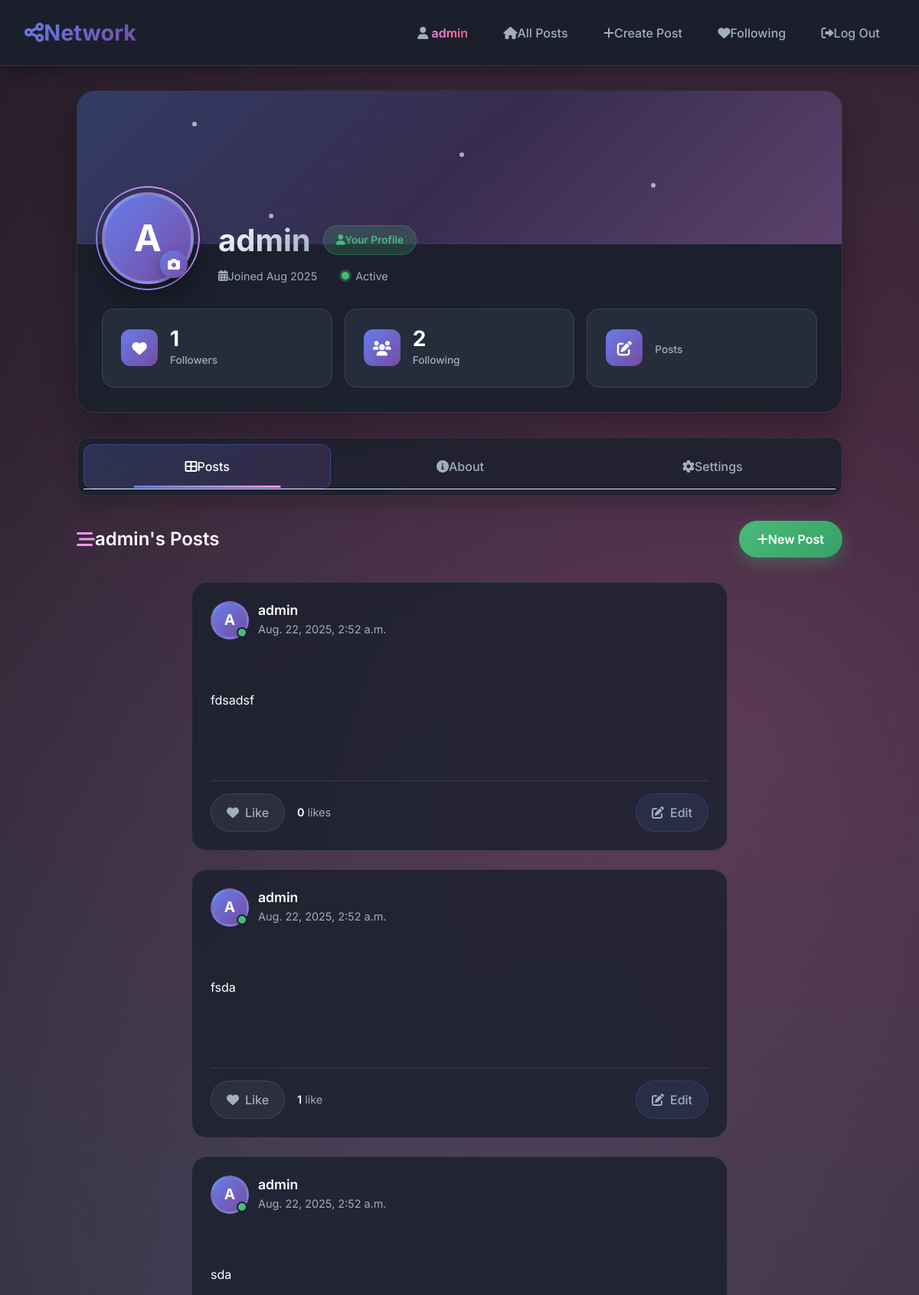
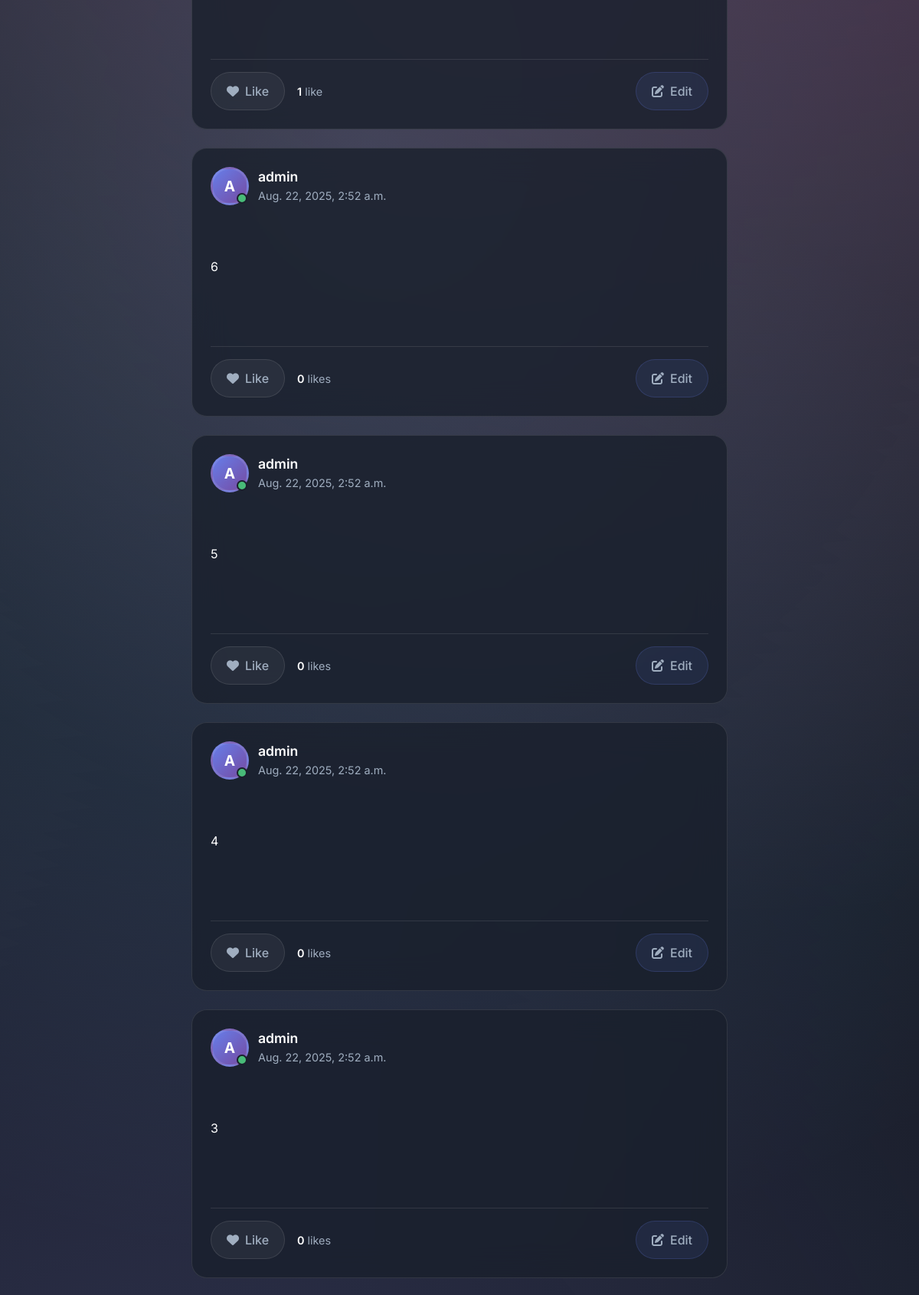
Screenshot of /profilePage/admin (signed in, upper part) with the database file from the repository (2 pictures, top to bottom).
### network/models.py (models this page shows)
class User(AbstractUser):
    following = models.ManyToManyField(
        'self',
        symmetrical=False,
        related_name='followers'
    )

class Post(models.Model):
    post_creator = models.ForeignKey(User, on_delete=models.CASCADE,related_name='posts')
    post_content = models.TextField()
    post_creation_date = models.DateTimeField(default=timezone.now)
    posts_likes = models.ManyToManyField(User,blank=True,related_name='liked_posts')

### network/views.py (the view)
# urls.py: path('profilePage/<str:username>',views.profile_page,name="profilePage"),
def profile_page(request,username):
    user = User.objects.get(username=username)
    all_posts= user.posts.order_by('-post_creation_date')
    paginator = Paginator(all_posts,10)
    page_number = request.GET.get('page')
    page_obj = paginator.get_page(page_number)
    is_following = request.user.following.filter(username=user.username).exists()
    return render(request,'network/profilepage.html',{
        'profile':user,
        'following_count':user.following.count(),
        'followers_count':user.followers.count(),
        'page_obj': page_obj,
        'is_following':is_following
    })

### network/templates/network/profilepage.html (shortened to what this page needs)
{% extends "network/layout.html" %}
{% load static %}
{% block body %}
<div class="profile-container">
    <div class="profile-header">
        <div class="profile-backdrop">
            <div class="backdrop-gradient"></div>
            <div class="backdrop-particles">
                <div class="particle"></div>
                <div class="particle"></div>
                <div class="particle"></div>
                <div class="particle"></div>
            </div>
        </div>
        <div class="profile-content">
            <div class="profile-avatar-section">
                <div class="avatar-wrapper">
                    <div class="profile-avatar">
                        {{ profile.username|first|upper }}
                    </div>
                    <div class="avatar-ring"></div>
                    {% if user.username == profile.username %}
                        <div class="edit-avatar-btn" title="Edit Profile">
                            <i class="fas fa-camera"></i>
                        </div>
                    {% endif %}
                </div>
                <div class="profile-info">
                    <div class="profile-header-main">
                        <h1 class="profile-username">{{ profile.username }}</h1>
                        {% if user.username == profile.username %}
                            <span class="profile-badge own-profile">
                                <i class="fas fa-user me-1"></i>
                                Your Profile
                            </span>
                        {% endif %}
                    </div>
                    <div class="profile-meta">
                        <div class="join-date">
                            <i class="fas fa-calendar-alt me-1"></i>
                            <span>Joined {{ profile.date_joined|date:"M Y" }}</span>
                        </div>
                        <div class="profile-status">
                            <div class="status-indicator active"></div>
                            <span>Active</span>
                        </div>
                    </div>
                </div>
            </div>
            <div class="profile-stats-section">
                <div class="stats-grid">
                    <div class="stat-card">
                        <div class="stat-icon">
                            <i class="fas fa-heart"></i>
                        </div>
                        <div class="stat-content">
                            <div class="stat-number" id="followers-count">{{ followers_count }}</div>
                            <div class="stat-label">Followers</div>
                        </div>
                    </div>
                    <div class="stat-card">
                        <div class="stat-icon">
                            <i class="fas fa-users"></i>
                        </div>
                        <div class="stat-content">
                            <div class="stat-number" id="following-count">{{ following_count }}</div>
                            <div class="stat-label">Following</div>
                        </div>
                    </div>
                    <div class="stat-card">
                        <div class="stat-icon">
                            <i class="fas fa-edit"></i>
                        </div>
                        <div class="stat-content">
                            <div class="stat-label">Posts</div>
                        </div>
                    </div>
                </div>
            </div>
        </div>
    </div>
    <div class="profile-navigation">
        <div class="nav-tabs">
            <button class="nav-tab active" data-tab="posts">
                <i class="fas fa-th-large me-2"></i>
                <span>Posts</span>
                <div class="tab-indicator"></div>
            </button>
            <button class="nav-tab" data-tab="about">
                <i class="fas fa-info-circle me-2"></i>
                <span>About</span>
            </button>
            {% if user.username == profile.username %}
                <button class="nav-tab" data-tab="settings">
                    <i class="fas fa-cog me-2"></i>
                    <span>Settings</span>
                </button>
            {% endif %}
        </div>
    </div>
    <div class="profile-content-wrapper">
        <div class="tab-content active" id="posts-tab">
            <div class="posts-section">
                <div class="section-header">
                    <div class="section-title">
                        <i class="fas fa-stream me-2"></i>
                        <span>{{ profile.username }}'s Posts</span>
                    </div>
                    {% if user.username == profile.username %}
                        <a href="{% url 'newPost' %}" class="create-post-btn">
                            <i class="fas fa-plus me-2"></i>
                            <span>New Post</span>
                        </a>
                    {% endif %}
                </div>
                <div class="posts-content">
                    {% include "network/_posts_list.html" with all_posts=all_posts %}
                </div>
            </div>
        </div>
    </div>
</div>
{% endblock body %}

### network/templates/network/layout.html (shortened to what this page needs)
{% load static %}
<!DOCTYPE html>
<html lang="en">
    <head>
        <link rel="stylesheet" href="https://stackpath.bootstrapcdn.com/bootstrap/4.4.1/css/bootstrap.min.css">
        <link rel="stylesheet" href="https://cdnjs.cloudflare.com/ajax/libs/font-awesome/6.0.0/css/all.min.css">
        <link href="{% static 'network/styles.css' %}" rel="stylesheet">
    </head>
    <body>
        <nav class="navbar navbar-expand-lg">
            <a class="navbar-brand" href="{% url 'index' %}">
                <i class="fas fa-share-alt me-2"></i>Network
            </a>
            <div class="collapse navbar-collapse" id="navbarNav">
                <ul class="navbar-nav ml-auto">
                    {% if user.is_authenticated %}
                        <li class="nav-item">
                            <a class="nav-link" href='{% url "profilePage" username=user.username %}'>
                                <i class="fas fa-user me-1"></i>
                                <strong>{{ user.username }}</strong>
                            </a>
                        </li>
                    {% endif %}
                    <li class="nav-item">
                        <a class="nav-link" href="{% url 'index' %}">
                            <i class="fas fa-home me-1"></i>All Posts
                        </a>
                    </li>
                    {% if user.is_authenticated %}
                        <li class="nav-item">
                            <a class="nav-link" href="{% url "newPost" %}">
                                <i class="fas fa-plus me-1"></i>Create Post
                            </a>
                        </li>
                        <li class="nav-item">
                            <a class="nav-link" href="{% url "following" %}">
                                <i class="fas fa-heart me-1"></i>Following
                            </a>
                        </li>
                        <li class="nav-item">
                            <a class="nav-link" href="{% url 'logout' %}">
                                <i class="fas fa-sign-out-alt me-1"></i>Log Out
                            </a>
                        </li>
                    {% endif %}
                </ul>
            </div>
        </nav>
        <div class="body">
            {% block body %}
            {% endblock %}
        </div>
    </body>
</html>

### network/templates/network/_posts_list.html (shortened to what this page needs)
{% load static %}
<div class="posts-feed">
  {% for post in page_obj %}
    <article class="post-card" data-post-id="{{ post.id }}">
      <div class="post-header">
        <div class="author-info">
          <div class="avatar-wrapper">
            <div class="avatar">
              {{ post.post_creator.username|first|upper }}
            </div>
            <div class="online-indicator"></div>
          </div>
          <div class="author-details">
            <h3 class="author-name">
              <a href='{% url "profilePage" username=post.post_creator.username %}'
                 class="author-link">
                {{ post.post_creator }}
              </a>
            </h3>
            <time class="post-date" datetime="{{ post.post_creation_date|date:'c' }}">
              {{ post.post_creation_date }}
            </time>
          </div>
        </div>
      </div>
      <div class="post-content">
        <div class="content-view" style="display: block;">
          <div class="post-text" id="post-content-{{ post.id }}">
            {{ post.post_content|linebreaks }}
          </div>
        </div>
      </div>
      <div class="post-actions">
        <div class="action-group">
          <button class="action-btn like-btn btn-toggle-like {% if user in post.posts_likes.all %}liked{% endif %}"
                  data-id="{{ post.id }}"
                  aria-label="{% if user in post.posts_likes.all %}Unlike{% else %}Like{% endif %} post">
            <div class="btn-content">
              <i class="fas fa-heart"></i>
              <span class="btn-text">
                {% if user in post.posts_likes.all %}Liked{% else %}Like{% endif %}
              </span>
            </div>
          </button>
          <div class="like-count">
            <span id="likes-count-{{ post.id }}" class="count-number">
              {{ post.posts_likes.count }}
            </span>
            <span class="count-label">
              {% if post.posts_likes.count == 1 %}like{% else %}likes{% endif %}
            </span>
          </div>
        </div>
        {% if post.post_creator == user %}
          <button class="action-btn edit-btn btn-edit"
                  id="{{ post.id }}"
                  data-id="{{ post.id }}"
                  data-content="{{ post.post_content }}"
                  aria-label="Edit post">
            <div class="btn-content">
              <i class="fas fa-edit"></i>
              <span class="btn-text">Edit</span>
            </div>
          </button>
        {% endif %}
      </div>
    </article>
  {% endfor %}
</div>

### network/templates/network/layout.html (style rules this page uses)
:root { --primary-gradient: linear-gradient(135deg, #667eea 0%, #764ba2 100%); --secondary-gradient: linear-gradient(135deg, #f093fb 0%, #f5576c 100%); --dark-bg: #0f1419; --card-bg: #1a202c; --text-primary: #ffffff; --text-secondary: #a0aec0; --border-color: #2d3748; --accent-color: #667eea; --hover-bg: #2d3748; --shadow: 0 10px 25px rgba(0, 0, 0, 0.3); --shadow-hover: 0 20px 40px rgba(0, 0, 0, 0.4); }
* { box-sizing: border-box; }
body { font-family: 'Inter', sans-serif; background: var(--dark-bg); color: var(--text-primary); margin: 0; padding: 0; min-height: 100vh; overflow-x: hidden; }
body::before { content: ''; position: fixed; top: 0; left: 0; width: 100%; height: 100%; background: radial-gradient(circle at 20% 80%, rgba(120, 119, 198, 0.3) 0%, transparent 50%), radial-gradient(circle at 80% 20%, rgba(255, 119, 198, 0.3) 0%, transparent 50%), radial-gradient(circle at 40% 40%, rgba(120, 219, 255, 0.2) 0%, transparent 50%); z-index: -1; animation: float 20s ease-in-out infinite; }
.navbar { background: rgba(26, 32, 44, 0.95) !important; backdrop-filter: blur(20px); border-bottom: 1px solid var(--border-color); padding: 1rem 2rem; box-shadow: 0 4px 20px rgba(0, 0, 0, 0.3); position: sticky; top: 0; z-index: 1000; }
.navbar-brand { font-weight: 700; font-size: 1.8rem; background: var(--primary-gradient); -webkit-background-clip: text; -webkit-text-fill-color: transparent; background-clip: text; text-decoration: none; position: relative; transition: all 0.3s ease; }
.navbar-brand::after { content: ''; position: absolute; bottom: -5px; left: 0; width: 0; height: 3px; background: var(--primary-gradient); transition: width 0.3s ease; border-radius: 2px; }
.navbar-nav { align-items: center; gap: 0.5rem; }
.nav-link { color: var(--text-secondary) !important; font-weight: 500; padding: 0.7rem 1.2rem !important; border-radius: 50px; transition: all 0.3s cubic-bezier(0.4, 0, 0.2, 1); position: relative; overflow: hidden; text-decoration: none; }
.nav-link::before { content: ''; position: absolute; top: 0; left: -100%; width: 100%; height: 100%; background: var(--primary-gradient); transition: left 0.3s ease; z-index: -1; border-radius: 50px; }
.nav-link strong { background: var(--secondary-gradient); -webkit-background-clip: text; -webkit-text-fill-color: transparent; background-clip: text; font-weight: 600; }
.body { padding: 2rem; max-width: 1200px; margin: 0 auto; min-height: calc(100vh - 80px); position: relative; }
.body > * { animation: fadeInUp 0.6s ease-out; }

### rows the page displays
User: username "admin", username|first "A", date_joined "Aug 2025"
Post: post_creator.username|first "A", post_creator "admin", post_creation_date "Aug. 22, 2025, 2:52 a.m.", post_content "fdsadsf", shows "Like", posts_likes.count "0"
Post: post_creator.username|first "A", post_creator "admin", post_creation_date "Aug. 22, 2025, 2:52 a.m.", post_content "fsda", shows "Like", posts_likes.count "1"
Post: post_creator.username|first "A", post_creator "admin", post_creation_date "Aug. 22, 2025, 2:52 a.m.", post_content "sda", shows "Like", posts_likes.count "1"
Post: post_creator.username|first "A", post_creator "admin", post_creation_date "Aug. 22, 2025, 2:52 a.m.", post_content "6", shows "Like", posts_likes.count "0"
Post: post_creator.username|first "A", post_creator "admin", post_creation_date "Aug. 22, 2025, 2:52 a.m.", post_content "5", shows "Like", posts_likes.count "0"
Post: post_creator.username|first "A", post_creator "admin", post_creation_date "Aug. 22, 2025, 2:52 a.m.", post_content "4", shows "Like", posts_likes.count "0"
Post: post_creator.username|first "A", post_creator "admin", post_creation_date "Aug. 22, 2025, 2:52 a.m.", post_content "3", shows "Like", posts_likes.count "0"

### other values shown
{{ followers_count }} "1"
{{ following_count }} "2"
